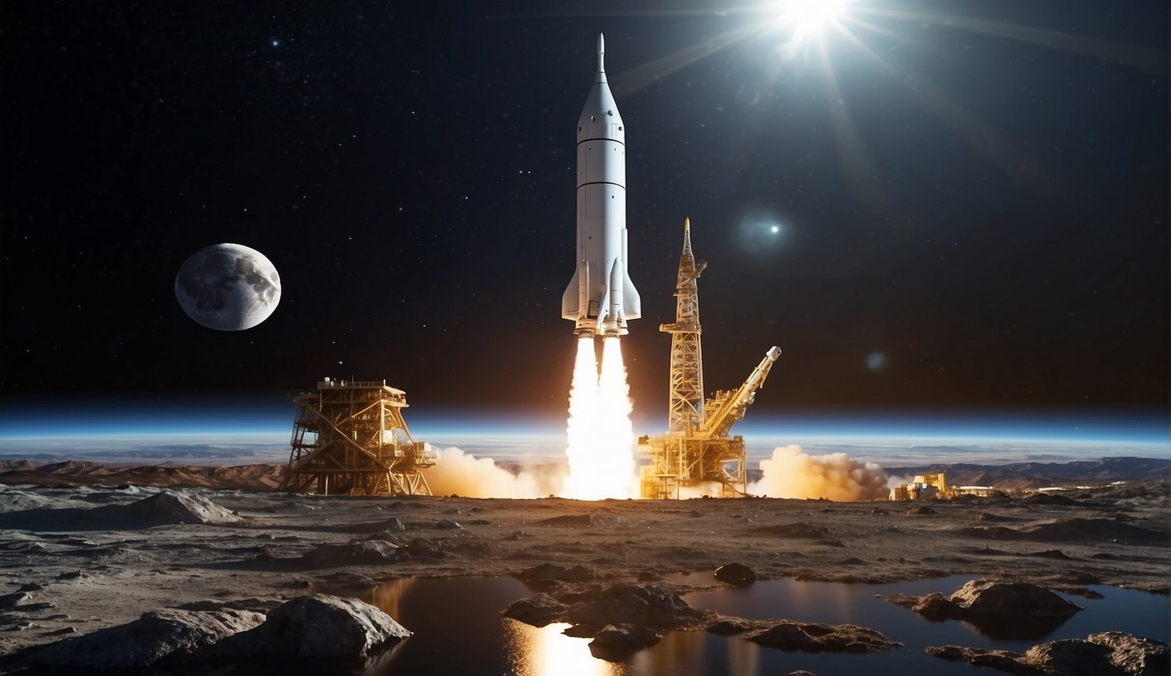
#> input picture photos/rocket.jpg, 3513 x 2026 px, found by its file name (shown at 1/3 size); its folder holds only this picture in this run
$ python video.py
#> lines starting #> are read from the running program, lines starting #| are printed output that depends on the picture
import os
import cv2
import PIL
from PIL import Image


path="C:\\Users\\danie\\OneDrive\\jetlearn\\open_cv\\video_gallery\\photos"

mean_height=0
mean_width=0

num_of_images=len(os.listdir("."))
print (num_of_images)
for file in os.listdir(path):
    if file.endswith((".jpg")):
        img=Image.open(os.path.join(path,file))
#> img is the input picture: PIL image 3513x2026 RGB; mean R, G, B 60, 56.6, 56.5
        width,height=img.size
#> width = 3513; height = 2026
        print (width,height)
#| 3513 2026
        mean_width=mean_width+width
#> mean_width = 3513
        mean_height = mean_height+height
#> mean_height = 2026

mean_width = mean_width // 3
#> mean_width = 1171
mean_height= mean_height // 3
#> mean_height = 675
for file in os.listdir(path):
    if file.endswith ((".jpg")):
        img=Image.open(os.path.join(path,file))
        img_resized = img.resize((mean_width,mean_height),Image.Resampling.LANCZOS)
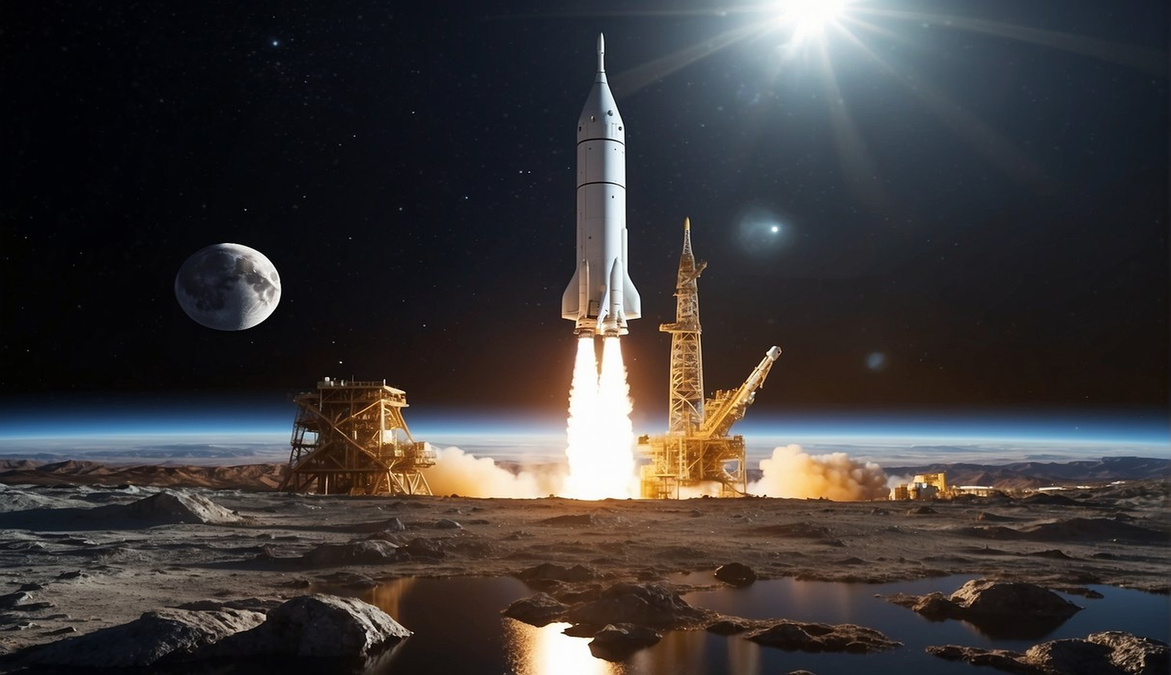
#> img_resized: PIL image 1171x675 RGB; mean R, G, B 60, 56.6, 56.5
        img_resized.save(file,"png",quality = 95)

video_name="MyFirstVideo.avi"
images=[]
for img in os.listdir(path):
    images.append(img)

print(images)
frame=cv2.imread(os.path.join(path, images[0]))
height,width,layers = frame.shape
#> layers = 3
video = cv2.VideoWriter(video_name,0,1,(width,height))

for image in images:
    video.write(cv2.imread(os.path.join(path,image)))
cv2.destroyAllWindows()
video.release()
